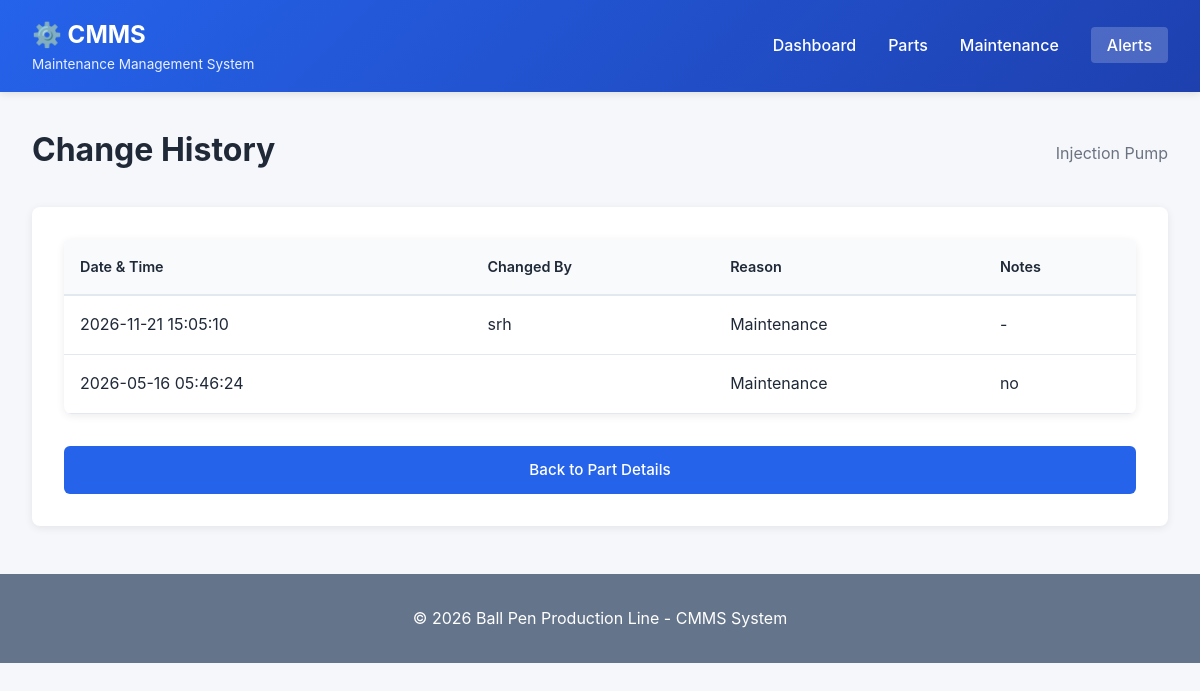
Page /history/1 on the committed database.
### tables this page shows
CREATE TABLE parts (
                id INTEGER PRIMARY KEY AUTOINCREMENT,
                name TEXT NOT NULL UNIQUE,
                description TEXT,
                location TEXT,
                part_number TEXT,
                created_at TIMESTAMP DEFAULT CURRENT_TIMESTAMP
            );

CREATE TABLE change_history (
                id INTEGER PRIMARY KEY AUTOINCREMENT,
                part_id INTEGER NOT NULL,
                changed_by TEXT NOT NULL,
                changed_at TIMESTAMP DEFAULT CURRENT_TIMESTAMP,
                reason TEXT,
                notes TEXT
            );

### cmms_app.py (the view)
@app.route('/history/<int:part_id>')
def view_history(part_id):
    db = get_db()
    part = db.get_part(part_id)
    if not part:
        flash('Part not found', 'error')
        return redirect(url_for('parts'))
    history = db.get_change_history(part_id)
    return render_template('history.html', part=part, history=history)

### cmms_app.py (called while the page is built)
def get_db():
    db = getattr(g, '_database', None)
    if db is None:
        db = g._database = CMmsDatabase()
    return db

### cmms_database.py (called while the page is built)
    def init_db(self):
        self.conn = sqlite3.connect(self.db_path)
        self.conn.row_factory = sqlite3.Row
        self.cursor = self.conn.cursor()
        self.create_tables()

    def close(self):
        if self.conn:
            self.conn.close()

    def get_part(self, part_id):
        self.cursor.execute('SELECT * FROM parts WHERE id = ?', (part_id,))
        return self.cursor.fetchone()

    def get_change_history(self, part_id):
        self.cursor.execute('''
            SELECT * FROM change_history
            WHERE part_id = ?
            ORDER BY changed_at DESC
        ''', (part_id,))
        return self.cursor.fetchall()

### templates/history.html (shortened to what this page needs)
{% extends "base.html" %}
{% block content %}
<div class="page-header">
    <h2>Change History</h2>
    <p class="subtitle">{{ part.name }}</p>
</div>
<div class="section">
    {% if history %}
    <table class="data-table">
        <thead>
            <tr>
                <th>Date & Time</th>
                <th>Changed By</th>
                <th>Reason</th>
                <th>Notes</th>
            </tr>
        </thead>
        <tbody>
            {% for change in history %}
            <tr>
                <td>{{ change.changed_at }}</td>
                <td>{{ change.changed_by }}</td>
                <td>{{ change.reason }}</td>
                <td>{{ change.notes or '-' }}</td>
            </tr>
            {% endfor %}
        </tbody>
    </table>
    {% else %}
    <div class="empty-state">
        <h3>No change history available</h3>
        <p>Changes will be recorded here when maintenance is performed.</p>
    </div>
    {% endif %}
    <div class="action-buttons">
        <a href="{{ url_for('view_part', part_id=part.id) }}" class="btn btn-primary">Back to Part Details</a>
    </div>
</div>
{% endblock %}

### static/style.css (style rules this page uses)
:root { --primary: #2563eb; --primary-dark: #1e40af; --secondary: #64748b; --success: #10b981; --warning: #f59e0b; --danger: #ef4444; --info: #3b82f6; --light: #f8fafc; --border: #e2e8f0; --text: #1f2937; --text-light: #6b7280; }
* { margin: 0; padding: 0; box-sizing: border-box; }
body { font-family: -apple-system, BlinkMacSystemFont, 'Segoe UI', Roboto, Oxygen, Ubuntu, Cantarell, sans-serif; line-height: 1.6; color: var(--text); background: #f5f7fa; }
.page-header { display: flex; justify-content: space-between; align-items: center; margin-bottom: 2rem; }
.page-header h2 { font-size: 2rem; color: var(--text); }
.subtitle { color: var(--text-light); margin: 0.5rem 0 0 0; }
.btn { display: inline-block; padding: 0.75rem 1.5rem; border-radius: 6px; text-decoration: none; border: none; cursor: pointer; font-weight: 500; transition: all 0.3s; font-size: 0.95rem; }
.btn-primary { background: var(--primary); color: white; }
.data-table { width: 100%; border-collapse: collapse; background: white; border-radius: 8px; overflow: hidden; box-shadow: 0 2px 8px rgba(0,0,0,0.08); }
.data-table thead { background: var(--light); border-bottom: 2px solid var(--border); }
.data-table th { padding: 1rem; text-align: left; font-weight: 600; color: var(--text); font-size: 0.9rem; }
.data-table td { padding: 1rem; border-bottom: 1px solid var(--border); }
.section { background: white; border-radius: 8px; padding: 2rem; margin: 2rem 0; box-shadow: 0 2px 8px rgba(0,0,0,0.08); }
.action-buttons { display: flex; gap: 1rem; margin-top: 2rem; }
.action-buttons .btn { flex: 1; text-align: center; }

### rows in the picture
parts: name "Injection Pump"
change_history: changed_at "2026-11-21 15:05:10", changed_by "srh", reason "Maintenance", notes "-"
change_history: changed_at "2026-05-16 05:46:24", reason "Maintenance", notes "no"
